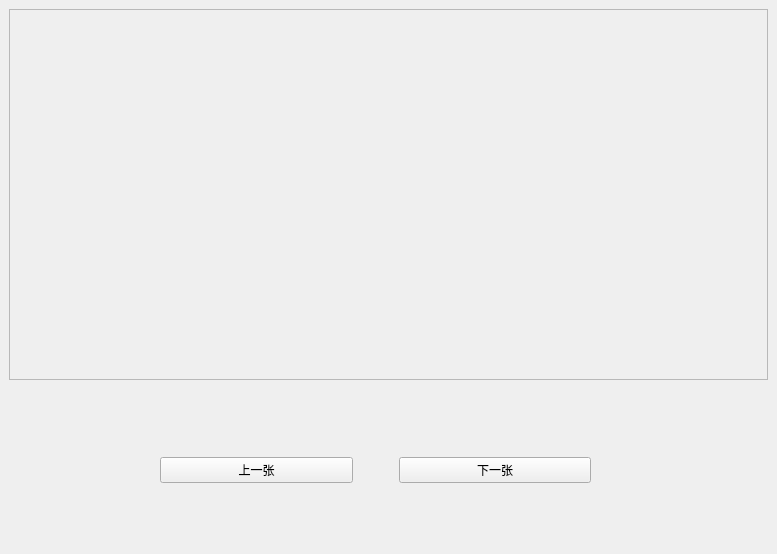
<?xml version="1.0" encoding="UTF-8"?>
<ui version="4.0">
 <class>ShowImage</class>
 <widget class="QWidget" name="ShowImage">
  <property name="geometry">
   <rect>
    <x>0</x>
    <y>0</y>
    <width>777</width>
    <height>554</height>
   </rect>
  </property>
  <property name="windowTitle">
   <string>Form</string>
  </property>
  <widget class="QFrame" name="frame">
   <property name="geometry">
    <rect>
     <x>9</x>
     <y>9</y>
     <width>759</width>
     <height>371</height>
    </rect>
   </property>
   <property name="frameShape">
    <enum>QFrame::StyledPanel</enum>
   </property>
   <property name="frameShadow">
    <enum>QFrame::Raised</enum>
   </property>
  </widget>
  <widget class="QWidget" name="widget" native="true">
   <property name="geometry">
    <rect>
     <x>160</x>
     <y>400</y>
     <width>431</width>
     <height>141</height>
    </rect>
   </property>
   <layout class="QHBoxLayout" name="horizontalLayout">
    <item>
     <widget class="QPushButton" name="before">
      <property name="text">
       <string>上一张</string>
      </property>
     </widget>
    </item>
    <item>
     <spacer name="horizontalSpacer">
      <property name="orientation">
       <enum>Qt::Horizontal</enum>
      </property>
      <property name="sizeType">
       <enum>QSizePolicy::Fixed</enum>
      </property>
      <property name="sizeHint" stdset="0">
       <size>
        <width>40</width>
        <height>20</height>
       </size>
      </property>
     </spacer>
    </item>
    <item>
     <widget class="QPushButton" name="next">
      <property name="text">
       <string>下一张</string>
      </property>
     </widget>
    </item>
   </layout>
  </widget>
 </widget>
 <resources/>
 <connections/>
</ui>
